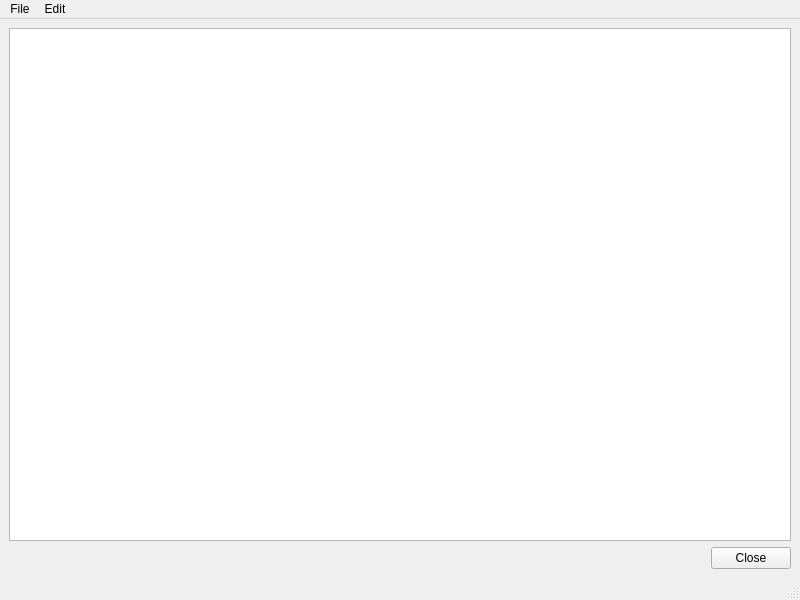
<?xml version="1.0" encoding="UTF-8"?>
<ui version="4.0">
 <class>MainWindow</class>
 <widget class="QMainWindow" name="MainWindow">
  <property name="geometry">
   <rect>
    <x>0</x>
    <y>0</y>
    <width>800</width>
    <height>600</height>
   </rect>
  </property>
  <property name="windowTitle">
   <string>Coral Type Browser</string>
  </property>
  <property name="windowIcon">
   <iconset>
    <normaloff>icons/coral_32.png</normaloff>icons/coral_32.png</iconset>
  </property>
  <widget class="QWidget" name="centralwidget">
   <layout class="QVBoxLayout" name="verticalLayout">
    <item>
     <widget class="QTreeView" name="treeView">
      <property name="alternatingRowColors">
       <bool>true</bool>
      </property>
      <property name="autoExpandDelay">
       <number>1</number>
      </property>
      <property name="animated">
       <bool>true</bool>
      </property>
     </widget>
    </item>
    <item>
     <layout class="QHBoxLayout" name="horizontalLayout">
      <item>
       <spacer name="horizontalSpacer">
        <property name="orientation">
         <enum>Qt::Horizontal</enum>
        </property>
        <property name="sizeHint" stdset="0">
         <size>
          <width>40</width>
          <height>20</height>
         </size>
        </property>
       </spacer>
      </item>
      <item>
       <widget class="QPushButton" name="btnClose">
        <property name="text">
         <string>Close</string>
        </property>
       </widget>
      </item>
     </layout>
    </item>
   </layout>
  </widget>
  <widget class="QMenuBar" name="menubar">
   <property name="geometry">
    <rect>
     <x>0</x>
     <y>0</y>
     <width>800</width>
     <height>25</height>
    </rect>
   </property>
   <widget class="QMenu" name="menuFile">
    <property name="title">
     <string>File</string>
    </property>
    <addaction name="actionExit"/>
   </widget>
   <widget class="QMenu" name="menuEdit">
    <property name="title">
     <string>Edit</string>
    </property>
    <addaction name="actionEditCoralPath"/>
   </widget>
   <addaction name="menuFile"/>
   <addaction name="menuEdit"/>
  </widget>
  <widget class="QStatusBar" name="statusbar"/>
  <action name="actionEditCoralPath">
   <property name="icon">
    <iconset>
     <normaloff>icons/add_folder_256.png</normaloff>icons/add_folder_256.png</iconset>
   </property>
   <property name="text">
    <string>Edit Coral Path...</string>
   </property>
   <property name="iconVisibleInMenu">
    <bool>true</bool>
   </property>
  </action>
  <action name="actionExit">
   <property name="text">
    <string>Exit</string>
   </property>
  </action>
 </widget>
 <resources/>
 <connections>
  <connection>
   <sender>actionExit</sender>
   <signal>triggered()</signal>
   <receiver>MainWindow</receiver>
   <slot>close()</slot>
   <hints>
    <hint type="sourcelabel">
     <x>-1</x>
     <y>-1</y>
    </hint>
    <hint type="destinationlabel">
     <x>399</x>
     <y>299</y>
    </hint>
   </hints>
  </connection>
 </connections>
</ui>
